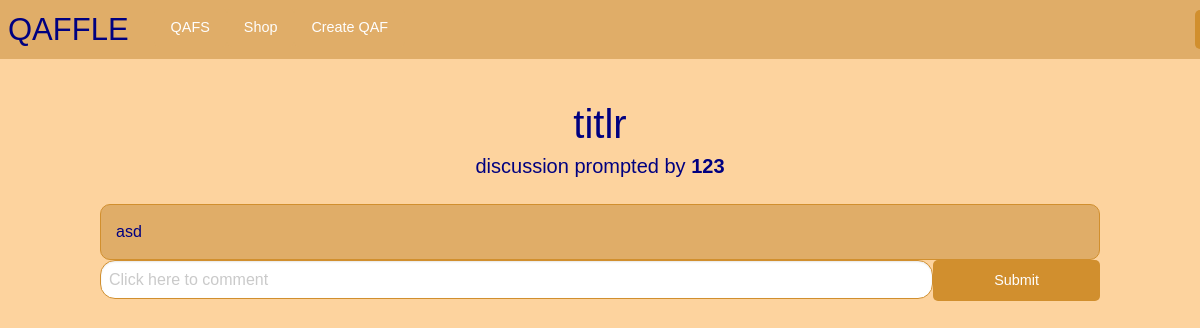
Page /qaf/3/2 (signed in) on the earlier database version.
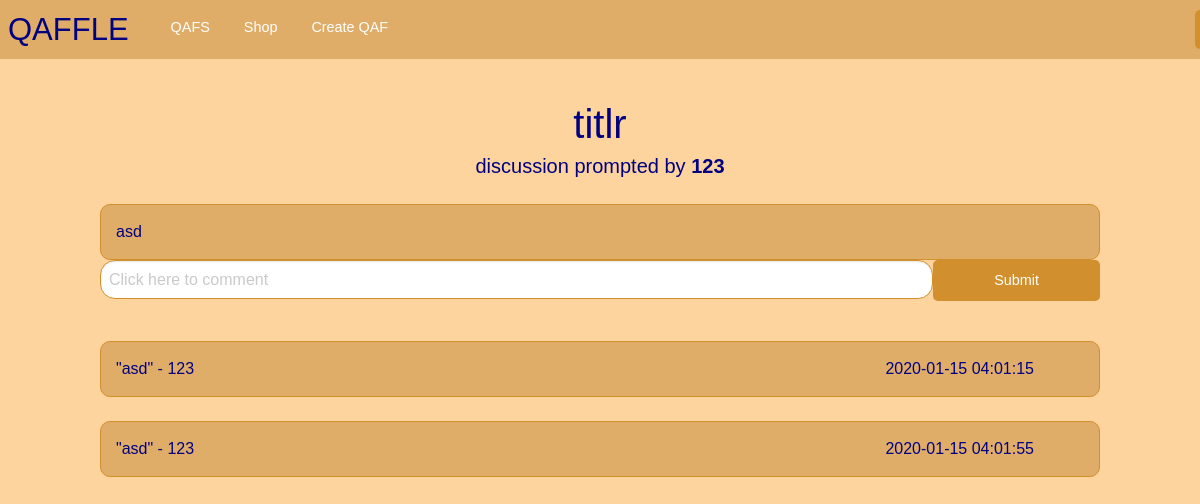
Same page on the later database version.
### tables this page shows
CREATE TABLE posts (id INTEGER PRIMARY KEY, author_id INTEGER, title TEXT, content TEXT, qaf_id INTEGER, tags TEXT, time_created DATETIME DEFAULT CURRENT_TIMESTAMP);

CREATE TABLE users (id INTEGER PRIMARY KEY, username TEXT, password TEXT, waffles INT, qafs_joined TEXT);

CREATE TABLE comments (id INTEGER PRIMARY KEY, author_id INTEGER, content TEXT, post_id INTEGER, qaf_id INTEGER, time_created DATETIME DEFAULT CURRENT_TIMESTAMP);

### app.py (the view)
@app.route("/qaf/<qaf_id>/<post_id>", methods=['GET', 'POST'])
def show_post(qaf_id,post_id):
    if current_user() == None:
      flash('You must be logged in to access this page', 'warning')
      return redirect( url_for( 'login'))
    if ('comment' in request.form):
        entry = request.form
        Comment.new_comment(current_user().id, entry['comment'], post_id, qaf_id)
    post = Post(post_id)
    comments = post.get_comments()
    return render_template('post.html', title = post.title, post = post, comments = comments, author = User(post.author_id).username)

### app.py (called while the page is built)
def current_user():
    if 'user_id' in session:
        return User(session['user_id'])
    return None

@app.context_processor
def make_template_globals():
    return dict(current_user=current_user())

### util/db_builder.py (called while the page is built)
def execute(cmd):
    db = sqlite3.connect(DB_FILE)
    c = db.cursor()
    output = c.execute(cmd)
    db.commit()
    return output

### util/post.py (called while the page is built)
    def get_comments(self):
        command = f'SELECT id FROM comments WHERE post_id = {self.id}'
        data = execute(command).fetchall()
        comments = []
        for comment_id in data:
            comments.append(Comment(comment_id[0]))
        return comments

### templates/post.html
{% extends "base.html" %}
{% block content %}
<div class="grid-x">
  <h2 class="small-12">{{ post.title }}</h2>
  <h5 class="small-12">discussion prompted by <strong>{{author}}</strong></h5>
  <div class="small-12">
    <br>
  </div>
  <div class="post small-10 small-offset-1">
    {{ post.content }}
  </div>
  <div class="small-12 grid-x">
    <form class="form-group small-10 small-offset-1" method="post">
      <div class="grid-x">
        <input class="textInput small-10" name="comment" type="text" placeholder='Click here to comment'>
        <input class="button small-2" type="submit" value="Submit">
      </div>
      <br>
    </form>
  </div>
  {% for comment in comments %}
  <div class="post small-10 small-offset-1">
    <div style="word-wrap: break-word;">"{{comment.content}}" - {{comment.author}} <div style="float:right;margin-right:50px">{{comment.time_created}}</div> </div>
  </div>
  <div class="small-12">
    <br>
  </div>
  {% endfor %}
</div>
{% endblock content %}

### templates/base.html (shortened to what this page needs)
<!DOCTYPE html>
<html lang="en" dir="ltr">
  <head>
    <link rel="stylesheet" href="https://cdn.jsdelivr.net/npm/foundation-sites@6.4.3/dist/css/foundation.min.css">
    <link rel="stylesheet" href="../static/css/stylesheet.css">
    <link href="{{ url_for('static', filename='css/stylesheet.css') }}" rel="stylesheet">
  </head>
  <body>
    <div class="top-bar grid-x">
      <div class="top-bar-left grid-x">
        <a href="/"><h3 class="columns small-1">QAFFLE</h3></a>
        <ul class = "menu" style = "margin-left:25px;background-color:rgb(224, 173, 104)">
          <li><a class = "button" style="background-color:rgb(224, 173, 104)" href="/my_qafs">QAFS</a></li>
          <li><a class = "button" style="background-color:rgb(224, 173, 104)" href="/shop">Shop</a></li>
          <li><a class = "button" style="background-color:rgb(224, 173, 104)" href="/create_qaf">Create QAF</a></li>
        </ul>
      </div>
      <div class="top-bar-right small-2">
        {% if current_user is none %}
        <div class="button-group grid-x">
          <a class="button small-5" href="/login">Login</a>
          <div class="small-1"></div>
          <a class="button small-5"href="/signup">Sign Up</a>
        </div>
        {% else %}
          <ul class = "menu" style = "background-color:rgb(224, 173, 104);margin-left:200px">
            <li><a class="button small-5" href="/logout">Logout</a></li>
          </ul>
        {% endif %}
      </div>
    </div>
    <br>
    <br>
    <br>
    <br>
    {% block content %}
    {% endblock content %}
  </body>
</html>

### static/css/stylesheet.css (style rules this page uses)
body { font-family: 'Overpass', sans-serif; background-color: RGB(253, 211, 158); color: navy; }
a { border: 0px; border-color: RGB(209, 143, 46); padding: 0px; font-family: 'Overpass', sans-serif; }
li { border: 0px; padding: 0px; }
.top-bar { background-color: RGB(224, 173, 104); position: fixed; width: 100%; }
.button { background-color: RGB(209, 143, 46); border-radius: 5px; }
h2 { color: navy); margin: auto; font-family: 'Overpass', sans-serif; text-align: center; }
h3 { color: navy; margin: auto; font-family: 'Overpass', sans-serif; text-align: center; }
h5 { margin: auto; text-align: center; font-family: 'Overpass', sans-serif; }
.textInput { border-radius: 15px; background-color: white; border-color: RGB(209, 143, 46); color: navy; }
.post { border-color: RGB(209, 143, 46); border-style: solid; border-width: thin; border-radius: 10px; background-color: RGB(224, 173, 104); padding: 15px; }

Differences in the rows shown:
added comments: content "asd", time_created "2020-01-15 04:01:15"
added comments: content "asd", time_created "2020-01-15 04:01:55"
Other differences:
new list line: "123"
